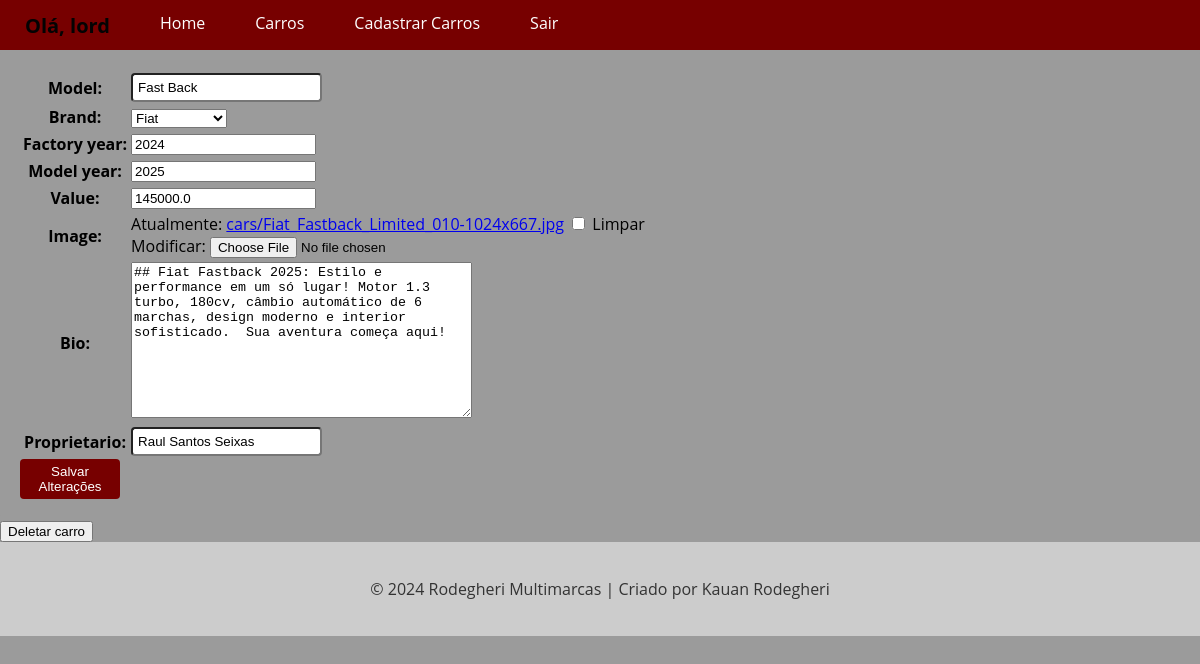
The page /car/2/update/ (signed in) on the database its author committed.
### cars/models.py (models this page shows, shortened)
class Car(models.Model):
    id = models.AutoField(primary_key=True)
    model = models.CharField(max_length=50)
    brand = models.ForeignKey(Brand, on_delete=models.PROTECT, related_name='car_brand')
    factory_year = models.IntegerField(blank=True, null=True)
    model_year = models.IntegerField(blank=True, null=True)
    value = models.FloatField(blank=True, null=True)
    image = models.ImageField(upload_to='cars/', blank=True, null=True)
    bio = models.TextField(blank=True, null=True)
    proprietario = models.CharField(max_length=150, null=True)

### cars/views.py (the view, shortened to what this page needs)
# urls.py: path('car/<int:pk>/update/', CarUpdateView.as_view(), name= 'car_update'),
@method_decorator(login_required(login_url='login'), name='dispatch')
class CarUpdateView(UpdateView):
    model = Car
    form_class = CarModelForm
    template_name = 'car_update.html'

### cars/forms.py (shortened to what this page needs)
class CarModelForm(forms.ModelForm):
    class Meta:
        model = Car
        fields = '__all__'

### cars/models.py (called while the page is built)
    def __str__(self):
        return self.nome

### cars/Templates/car_update.html (shortened to what this page needs)
{% extends 'base.html' %}
{% block content %}
    <form method="POST" enctype="multipart/form-data">
        <table>
            {{ form.as_table }}
        </table>
        <button type="submit">Salvar Alterações</button>
    </form>
    <button
    class="btn btn-danger"
    onclick="location.href='{% url 'delete_car' pk=object.id %}'">Deletar carro</button>
{% endblock %}

### app/templates/base.html (shortened to what this page needs)
{% load static %}
<!DOCTYPE html>
<html lang="pt-br">
<head>
</head>
<body>
    <header>
        <nav>
            <ul>
                {% if user.is_authenticated %}
                <li><strong>Olá, {{ user.username }}</strong></li>
                <li><a href="{% url 'home_views' %}">Home</a></li>
                <li><a href="{% url 'cars_list' %}">Carros</a></li>
                <li><a href="{% url 'new_cars' %}">Cadastrar Carros</a></li>
                <li><a href="{% url 'logout' %}">Sair</a></li>
                {% else %}
                <li><a href="{% url 'home_views' %}">Home</a></li>
                <li><a href="{% url 'cars_list' %}">Carros</a></li>
                <li><a href="{% url 'register' %}">Registrar</a></li>
                <li><a href="{% url 'login' %}">Login</a></li>
                {% endif %}
            </ul>
        </nav>
    </header>
    <main>
        {% block content %}
        {% endblock %}
    </main>
    <footer>
        <p>&copy; 2024 Rodegheri Multimarcas | Criado por Kauan Rodegheri</p>
    </footer>
</body>
</html>

### app/templates/base.html (style rules this page uses)
body { font-family: 'Open Sans', sans-serif; background-color: rgb(155, 155, 155); color: #333; margin: 0; padding: 20; }
header { background-color: #95b9c5; color: #fff; text-align: center; }
footer { background-color: #ccc; color: #333; padding: 20px; text-align: center; }
nav { background-color: rgb(119, 0, 0); color: #fff; height: 50px; display: flex; justify-content: space-between; align-items: center; }
nav ul { list-style: none; margin: 0; padding: 0; display: flex; }
nav ul li { margin: 0 10px; color: black; font: bolder; }
nav ul li a { color: #ffffff; text-decoration: none; font-size: 16px; padding: 15px; transition: all 0.3s ease; }
nav ul li strong { color: #030303; text-decoration: none; font-size: 20px; padding: 15px; transition: all 0.3s ease; }

### cars/Templates/car_update.html (style rules this page uses)
form { background-color: rgb(155, 155, 155); color: black; padding: 20px; border: 0 2px solid #fff; border-radius: 4px; }
input[type="text"] { border: 0 2px solid #fff; border-radius: 4px; padding: 5px; }
button[type='submit'] { border: black; border-radius: 4px; background-color: rgb(119, 0, 0); color: #fff; cursor: pointer; transition: background-color 0.3s ease-in-out; padding: 5px; width: 100px }

### rows shown on the page
Car: model "Fast Back", brand "Fiat", factory_year "2024", model_year "2025", value "145000.0", bio "## Fiat Fastback 2025: Estilo e performance em um só lugar! Motor 1.3 turbo, 180cv, câmbio automático de 6 marchas, design moderno e interior sofisticado. Sua aventura começa aqui!", proprietario "Raul Santos Seixas"

### other values the page prints
{{ user.username }} "lord"
